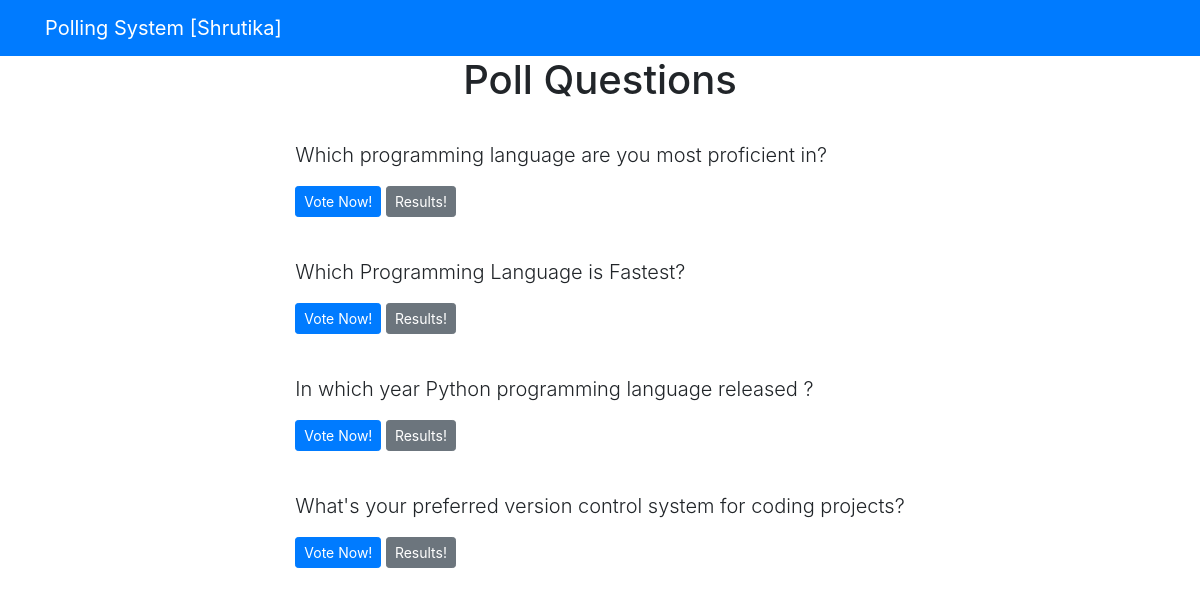
Screenshot of /polls/ with the database file from the repository.
### pollApp/models.py (models this page shows, shortened)
class Question(models.Model):
    question_text = models.CharField(max_length = 300)
    pub_date = models.DateTimeField('date published')

### pollApp/views.py (the view)
# urls.py: path('' , views.index, name='index'),
def index(request):
    latest_question_list = Question.objects.order_by('-pub_date')[:5]
    context = {'latest_question_list': latest_question_list}
    return render(request, 'polls/index.html', context)

### templates/polls/index.html
{% extends 'base.html' %}
{% block content %}
<h1 class ="text-center mb-3">Poll Questions</h1>
{% if latest_question_list %}
{% for question in latest_question_list %}
<div class ="card-mb-3">
	<div class ="card-body">
		<p class ="lead">{{ question.question_text }}</p>
		<a href ="{% url 'polls:detail' question.id %}" class ="btn btn-primary btn-sm">Vote Now!</a>
		<a href ="{% url 'polls:results' question.id %}" class ="btn btn-secondary btn-sm">Results!</a>
	</div>
</div>
{% endfor %}
{% else %}
<p>No polls available</p>
{% endif %}
{% endblock %}

### rows the page displays
Question: question_text "Which programming language are you most proficient in?"
Question: question_text "Which Programming Language is Fastest?"
Question: question_text "In which year Python programming language released ?"
Question: question_text "What's your preferred version control system for coding projects?"
